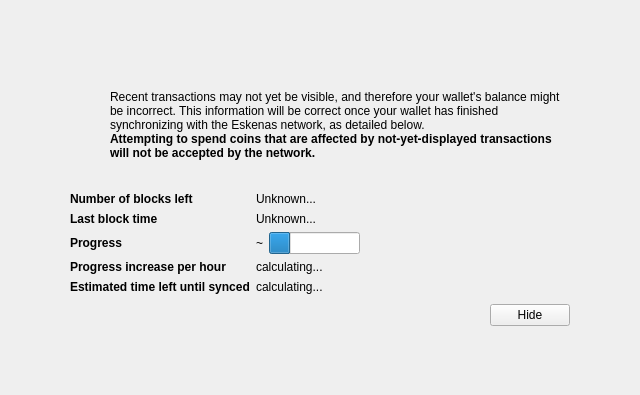
<?xml version="1.0" encoding="UTF-8"?>
<ui version="4.0">
 <class>ModalOverlay</class>
 <widget class="ModalOverlay" name="ModalOverlay">
  <property name="geometry">
   <rect>
    <x>0</x>
    <y>0</y>
    <width>640</width>
    <height>395</height>
   </rect>
  </property>
  <property name="windowTitle">
   <string>Form</string>
  </property>
  <layout class="QVBoxLayout" name="verticalLayout" stretch="0">
   <property name="sizeConstraint">
    <enum>QLayout::SetDefaultConstraint</enum>
   </property>
   <property name="leftMargin">
    <number>0</number>
   </property>
   <property name="topMargin">
    <number>0</number>
   </property>
   <property name="rightMargin">
    <number>0</number>
   </property>
   <property name="bottomMargin">
    <number>0</number>
   </property>
   <item>
    <widget class="QWidget" name="bgWidget" native="true">
     <layout class="QVBoxLayout" name="verticalLayoutMain" stretch="1">
      <property name="leftMargin">
       <number>60</number>
      </property>
      <property name="topMargin">
       <number>60</number>
      </property>
      <property name="rightMargin">
       <number>60</number>
      </property>
      <property name="bottomMargin">
       <number>60</number>
      </property>
      <item>
       <widget class="QWidget" name="contentWidget" native="true">
        <layout class="QVBoxLayout" name="verticalLayoutSub" stretch="1,0,0,0">
         <property name="spacing">
          <number>0</number>
         </property>
         <property name="leftMargin">
          <number>10</number>
         </property>
         <property name="topMargin">
          <number>10</number>
         </property>
         <property name="rightMargin">
          <number>10</number>
         </property>
         <property name="bottomMargin">
          <number>10</number>
         </property>
         <item>
          <layout class="QHBoxLayout" name="horizontalLayoutIconText" stretch="0,1">
           <property name="topMargin">
            <number>20</number>
           </property>
           <item>
            <layout class="QVBoxLayout" name="verticalLayoutIcon">
             <property name="leftMargin">
              <number>0</number>
             </property>
             <item>
              <widget class="QPushButton" name="warningIcon">
               <property name="enabled">
                <bool>false</bool>
               </property>
               <property name="text">
                <string/>
               </property>
               <property name="icon">
                <iconset resource="../komodo.qrc">
                 <normaloff>:/icons/warning</normaloff>
                 <disabledoff>:/icons/warning</disabledoff>:/icons/warning</iconset>
               </property>
               <property name="iconSize">
                <size>
                 <width>48</width>
                 <height>48</height>
                </size>
               </property>
               <property name="flat">
                <bool>true</bool>
               </property>
              </widget>
             </item>
             <item>
              <spacer name="verticalSpacerWarningIcon">
               <property name="orientation">
                <enum>Qt::Vertical</enum>
               </property>
               <property name="sizeHint" stdset="0">
                <size>
                 <width>20</width>
                 <height>40</height>
                </size>
               </property>
              </spacer>
             </item>
            </layout>
           </item>
           <item>
            <layout class="QVBoxLayout" name="verticalLayoutInfoText">
             <property name="leftMargin">
              <number>0</number>
             </property>
             <property name="topMargin">
              <number>0</number>
             </property>
             <item>
              <widget class="QLabel" name="infoText">
               <property name="text">
                <string>Recent transactions may not yet be visible, and therefore your wallet's balance might be incorrect. This information will be correct once your wallet has finished synchronizing with the Eskenas network, as detailed below.</string>
               </property>
               <property name="textFormat">
                <enum>Qt::RichText</enum>
               </property>
               <property name="wordWrap">
                <bool>true</bool>
               </property>
              </widget>
             </item>
             <item>
              <widget class="QLabel" name="infoTextStrong">
               <property name="font">
                <font>
                 <weight>75</weight>
                 <bold>true</bold>
                </font>
               </property>
               <property name="text">
                <string>Attempting to spend coins that are affected by not-yet-displayed transactions will not be accepted by the network.</string>
               </property>
               <property name="textFormat">
                <enum>Qt::RichText</enum>
               </property>
               <property name="wordWrap">
                <bool>true</bool>
               </property>
              </widget>
             </item>
             <item>
              <spacer name="verticalSpacerInTextSpace">
               <property name="orientation">
                <enum>Qt::Vertical</enum>
               </property>
               <property name="sizeHint" stdset="0">
                <size>
                 <width>20</width>
                 <height>40</height>
                </size>
               </property>
              </spacer>
             </item>
            </layout>
           </item>
          </layout>
         </item>
         <item>
          <spacer name="verticalSpacerAfterText">
           <property name="orientation">
            <enum>Qt::Vertical</enum>
           </property>
           <property name="sizeHint" stdset="0">
            <size>
             <width>20</width>
             <height>40</height>
            </size>
           </property>
          </spacer>
         </item>
         <item>
          <layout class="QFormLayout" name="formLayout">
           <property name="fieldGrowthPolicy">
            <enum>QFormLayout::FieldsStayAtSizeHint</enum>
           </property>
           <property name="horizontalSpacing">
            <number>6</number>
           </property>
           <property name="verticalSpacing">
            <number>6</number>
           </property>
           <property name="topMargin">
            <number>10</number>
           </property>
           <item row="0" column="0">
            <widget class="QLabel" name="labelNumberOfBlocksLeft">
             <property name="font">
              <font>
               <weight>75</weight>
               <bold>true</bold>
              </font>
             </property>
             <property name="text">
              <string>Number of blocks left</string>
             </property>
            </widget>
           </item>
           <item row="0" column="1">
            <widget class="QLabel" name="numberOfBlocksLeft">
             <property name="text">
              <string>Unknown...</string>
             </property>
            </widget>
           </item>
           <item row="1" column="0">
            <widget class="QLabel" name="labelLastBlockTime">
             <property name="font">
              <font>
               <weight>75</weight>
               <bold>true</bold>
              </font>
             </property>
             <property name="text">
              <string>Last block time</string>
             </property>
            </widget>
           </item>
           <item row="1" column="1">
            <widget class="QLabel" name="newestBlockDate">
             <property name="sizePolicy">
              <sizepolicy hsizetype="Maximum" vsizetype="Preferred">
               <horstretch>0</horstretch>
               <verstretch>0</verstretch>
              </sizepolicy>
             </property>
             <property name="text">
              <string>Unknown...</string>
             </property>
            </widget>
           </item>
           <item row="2" column="0">
            <widget class="QLabel" name="labelSyncDone">
             <property name="font">
              <font>
               <weight>75</weight>
               <bold>true</bold>
              </font>
             </property>
             <property name="text">
              <string>Progress</string>
             </property>
            </widget>
           </item>
           <item row="2" column="1">
            <layout class="QHBoxLayout" name="horizontalLayoutSync" stretch="0,1">
             <item>
              <widget class="QLabel" name="percentageProgress">
               <property name="text">
                <string notr="true">~</string>
               </property>
              </widget>
             </item>
             <item>
              <widget class="QProgressBar" name="progressBar">
               <property name="value">
                <number>24</number>
               </property>
               <property name="format">
                <string/>
               </property>
              </widget>
             </item>
            </layout>
           </item>
           <item row="4" column="0">
            <widget class="QLabel" name="labelProgressIncrease">
             <property name="font">
              <font>
               <weight>75</weight>
               <bold>true</bold>
              </font>
             </property>
             <property name="text">
              <string>Progress increase per hour</string>
             </property>
            </widget>
           </item>
           <item row="4" column="1">
            <widget class="QLabel" name="progressIncreasePerH">
             <property name="text">
              <string>calculating...</string>
             </property>
            </widget>
           </item>
           <item row="5" column="0">
            <widget class="QLabel" name="labelEstimatedTimeLeft">
             <property name="font">
              <font>
               <weight>75</weight>
               <bold>true</bold>
              </font>
             </property>
             <property name="text">
              <string>Estimated time left until synced</string>
             </property>
            </widget>
           </item>
           <item row="5" column="1">
            <widget class="QLabel" name="expectedTimeLeft">
             <property name="text">
              <string>calculating...</string>
             </property>
            </widget>
           </item>
          </layout>
         </item>
         <item>
          <layout class="QHBoxLayout" name="horizontalLayoutButtons">
           <property name="leftMargin">
            <number>10</number>
           </property>
           <property name="topMargin">
            <number>10</number>
           </property>
           <item>
            <spacer name="horizontalSpacer">
             <property name="orientation">
              <enum>Qt::Horizontal</enum>
             </property>
             <property name="sizeHint" stdset="0">
              <size>
               <width>40</width>
               <height>20</height>
              </size>
             </property>
            </spacer>
           </item>
           <item>
            <widget class="QPushButton" name="closeButton">
             <property name="text">
              <string>Hide</string>
             </property>
            </widget>
           </item>
          </layout>
         </item>
        </layout>
       </widget>
      </item>
     </layout>
    </widget>
   </item>
  </layout>
 </widget>
 <customwidgets>
  <customwidget>
   <class>ModalOverlay</class>
   <extends>QWidget</extends>
   <header>modaloverlay.h</header>
   <container>1</container>
  </customwidget>
 </customwidgets>
 <resources>
  <include location="../komodo.qrc"/>
 </resources>
 <connections/>
</ui>
